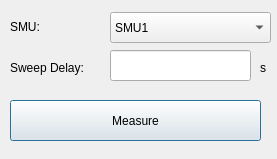
<?xml version="1.0" encoding="UTF-8"?>
<ui version="4.0">
 <class>conalt_dialog</class>
 <widget class="QDialog" name="conalt_dialog">
  <property name="geometry">
   <rect>
    <x>0</x>
    <y>0</y>
    <width>277</width>
    <height>159</height>
   </rect>
  </property>
  <property name="windowTitle">
   <string>Continuo-Analogo</string>
  </property>
  <widget class="QLabel" name="sweep_delay_label">
   <property name="geometry">
    <rect>
     <x>10</x>
     <y>60</y>
     <width>91</width>
     <height>16</height>
    </rect>
   </property>
   <property name="text">
    <string>Sweep Delay:</string>
   </property>
  </widget>
  <widget class="QComboBox" name="smu_combo">
   <property name="geometry">
    <rect>
     <x>110</x>
     <y>12</y>
     <width>161</width>
     <height>31</height>
    </rect>
   </property>
   <item>
    <property name="text">
     <string>SMU1</string>
    </property>
   </item>
   <item>
    <property name="text">
     <string>SMU2</string>
    </property>
   </item>
   <item>
    <property name="text">
     <string>SMU3</string>
    </property>
   </item>
   <item>
    <property name="text">
     <string>SMU4</string>
    </property>
   </item>
  </widget>
  <widget class="QLabel" name="smu_label">
   <property name="geometry">
    <rect>
     <x>10</x>
     <y>20</y>
     <width>61</width>
     <height>14</height>
    </rect>
   </property>
   <property name="text">
    <string>SMU:</string>
   </property>
  </widget>
  <widget class="QLineEdit" name="lineEdit">
   <property name="geometry">
    <rect>
     <x>110</x>
     <y>50</y>
     <width>141</width>
     <height>31</height>
    </rect>
   </property>
  </widget>
  <widget class="QLabel" name="label">
   <property name="geometry">
    <rect>
     <x>260</x>
     <y>60</y>
     <width>16</width>
     <height>16</height>
    </rect>
   </property>
   <property name="text">
    <string>s</string>
   </property>
  </widget>
  <widget class="QPushButton" name="conalt_measure">
   <property name="geometry">
    <rect>
     <x>10</x>
     <y>100</y>
     <width>251</width>
     <height>41</height>
    </rect>
   </property>
   <property name="text">
    <string>Measure</string>
   </property>
  </widget>
 </widget>
 <resources/>
 <connections/>
</ui>
